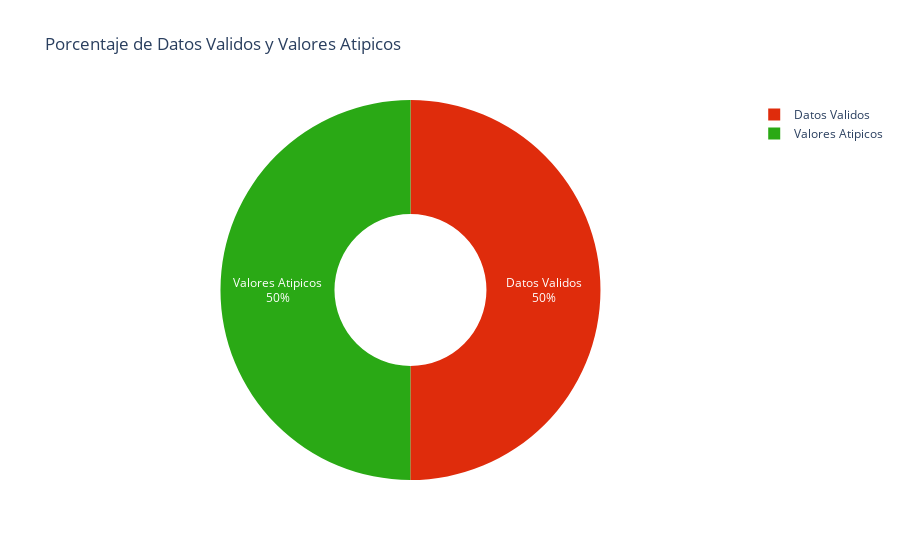

Notebook source saved alongside this figure:
### Markdown cell above
## 11.1 | Visualizacion de Outliers

### Code cell
# Calcular el porcentaje de datos Inliers y Outliers
outlier_percentage = customer_data['Is_Outlier'].value_counts(normalize = True) * 100

# Crear el grafico de anillo
fig = px.pie(
  values = outlier_percentage.values,
  names = ['Datos Validos', 'Valores Atipicos'],
  title = 'Porcentaje de Datos Validos y Valores Atipicos',
  hole = 0.4,
  color_discrete_sequence = ['#DF2C0C', '#2aa915']
)

# Anotar los valores en el grafico
fig.update_traces(textposition = 'inside', textinfo = 'percent+label')

# Mostrar el grafico
fig.show()

### Figure 1 — Plotly figure (JSON) as saved in the notebook; plotly's stock layout.template omitted (floating-point values rounded to 4 significant figures)
{"data": [{"domain": {"x": [0, 1], "y": [0, 1]}, "hole": 0.4, "hovertemplate": "label=%{label}<br>value=%{value}<extra></extra>", "labels": ["Datos Validos", "Valores Atipicos"], "legendgroup": "", "name": "", "showlegend": true, "textinfo": "percent+label", "textposition": "inside", "type": "pie", "values": [50.01, 49.99]}], "layout": {"legend": {"tracegroupgap": 0}, "piecolorway": ["#DF2C0C", "#2aa915"], "title": {"text": "Porcentaje de Datos Validos y Valores Atipicos"}}}
